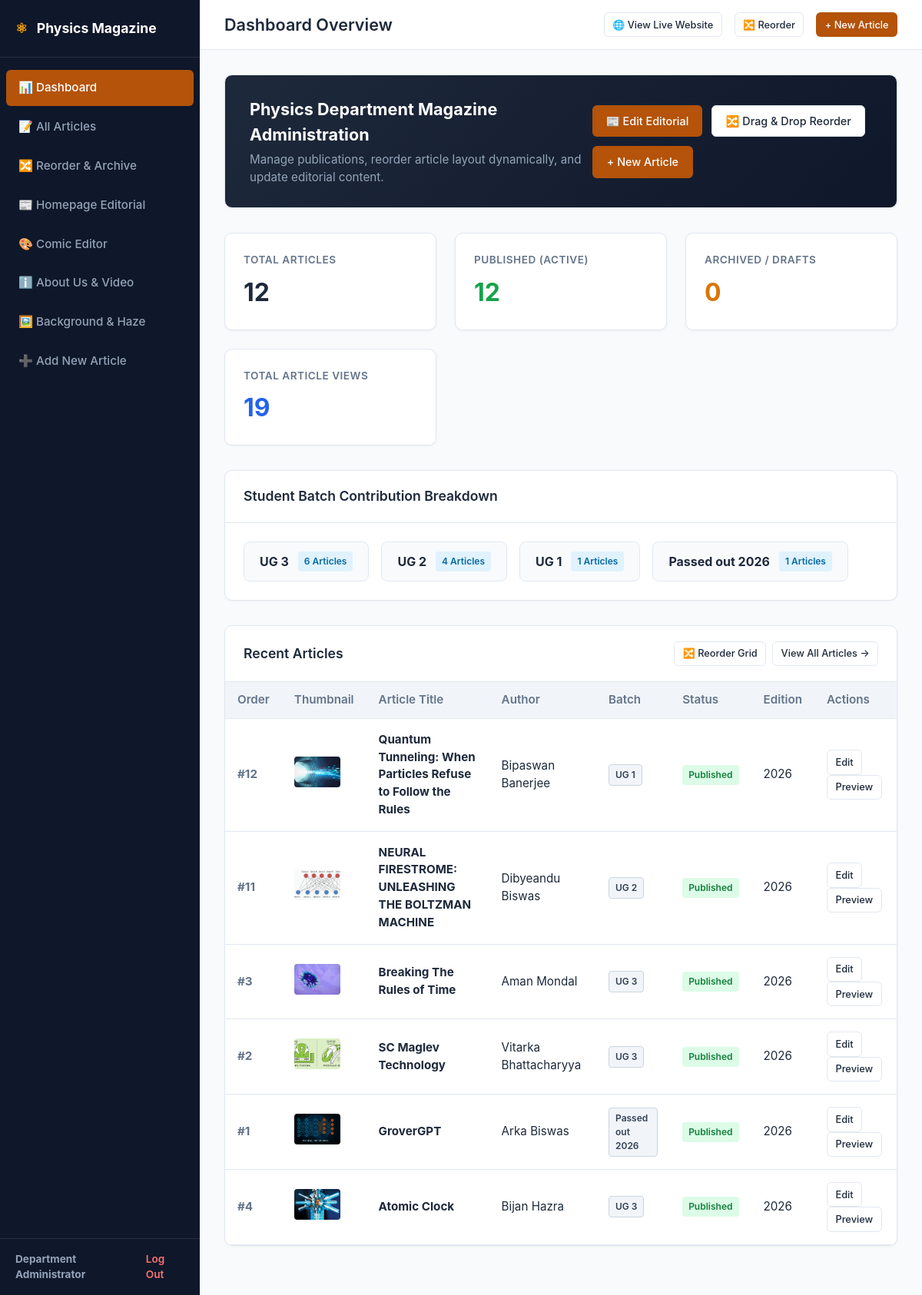
/admin/index.php (signed in), run on an earlier commit of the app's database.
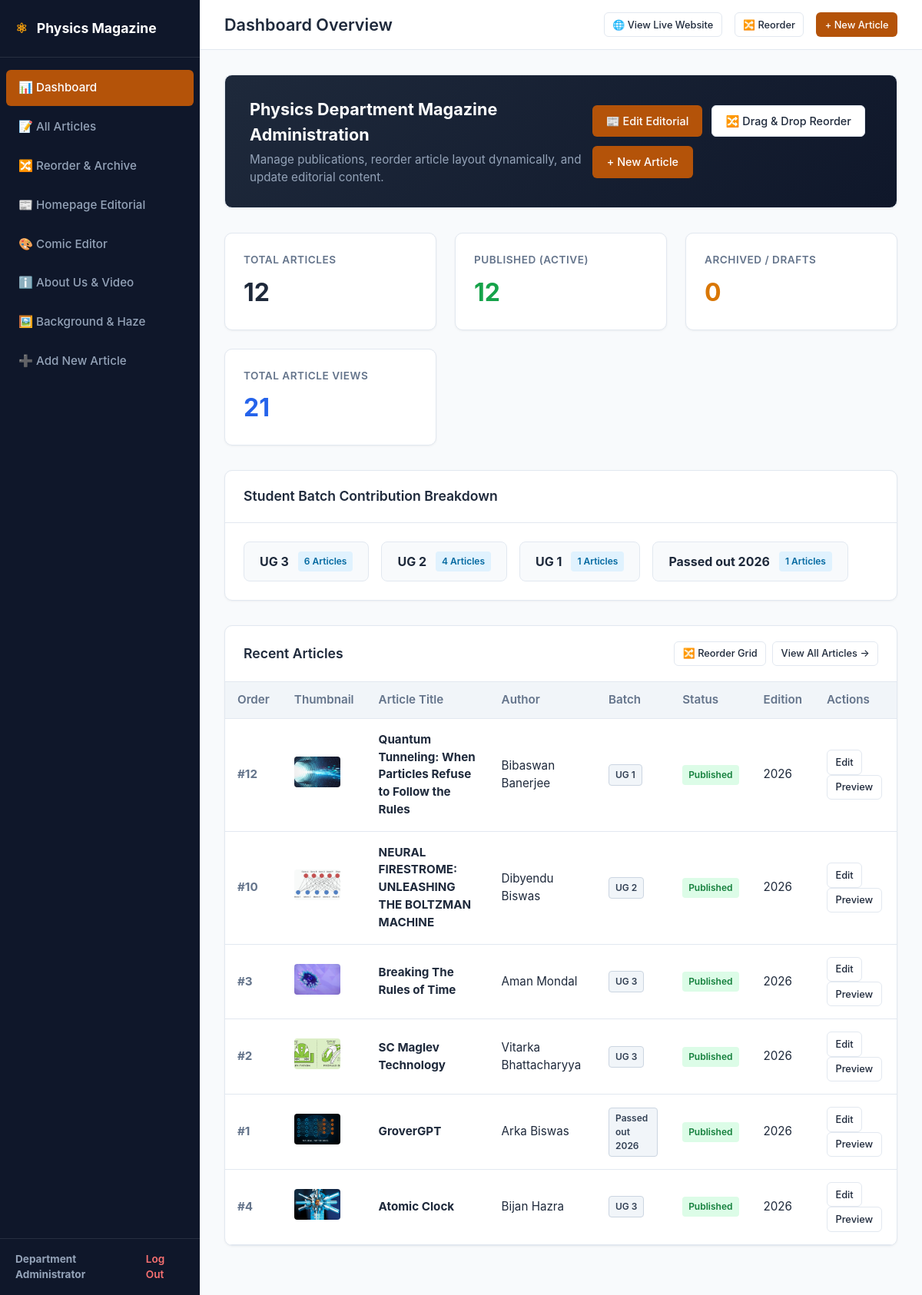
And on a later commit of the database.
### tables this page shows
CREATE TABLE `articles` (
  `id` int(11) NOT NULL,
  `slug` varchar(255) NOT NULL,
  `title` varchar(255) NOT NULL,
  `summary` varchar(500) NOT NULL,
  `author_name` varchar(150) NOT NULL,
  `author_batch` varchar(50) NOT NULL,
  `image_path` varchar(255) NOT NULL,
  `content` mediumtext NOT NULL,
  `edition_year` int(11) NOT NULL DEFAULT 2025,
  `published_date` date NOT NULL,
  `status` enum('published','draft') NOT NULL DEFAULT 'published',
  `sort_order` int(11) NOT NULL DEFAULT 0,
  `views_count` int(11) NOT NULL DEFAULT 0,
  `created_at` datetime DEFAULT current_timestamp(),
  `updated_at` datetime DEFAULT current_timestamp() ON UPDATE current_timestamp()
);

### includes/functions.php (called while the page is built, shortened)
<?php
function e($string)
{
    return htmlspecialchars($string ?? '', ENT_QUOTES, 'UTF-8');
}

### admin/index.php (the view, shortened to what the changed rows need)
<?php
require_once __DIR__ . '/includes/admin_header.php';
$pdo = get_db_connection();
$totalViews = $pdo->query("SELECT SUM(views_count) FROM articles")->fetchColumn() ?: 0;
$recentStmt = $pdo->query("SELECT * FROM articles ORDER BY created_at DESC LIMIT 6");
$recentArticles = $recentStmt->fetchAll();
?>
<div class="card" style="background: linear-gradient(135deg, #1e293b 0%, #0f172a 100%); color: white; margin-bottom: 2rem;">
  <div class="card-body" style="padding: 1.75rem 2rem; display: flex; justify-content: space-between; align-items: center; flex-wrap: gap: 1.5rem;">
    <div>
      <h2 style="color: white; font-size: 1.35rem; margin-bottom: 0.35rem;">Physics Department Magazine Administration</h2>
    </div>
  </div>
</div>
<div class="stats-grid">
  <div class="stat-card">
    <div class="stat-title">Total Article Views</div>
    <div class="stat-value" style="color: #2563eb;"><?= (int)$totalViews ?></div>
  </div>
</div>
<div class="card">
  <div class="card-header">
    <h2>Student Batch Contribution Breakdown</h2>
  </div>
</div>
<div class="card">
  <div class="card-header">
    <h2>Recent Articles</h2>
  </div>
  <div class="table-responsive">
    <table class="admin-table">
      <thead>
        <tr>
          <th>Order</th>
          <th>Thumbnail</th>
          <th>Article Title</th>
          <th>Author</th>
          <th>Batch</th>
          <th>Status</th>
          <th>Edition</th>
          <th>Actions</th>
        </tr>
      </thead>
      <tbody>
        <?php if (!empty($recentArticles)): ?>
          <?php foreach ($recentArticles as $art): ?>
            <tr>
              <td style="font-weight: bold; color: #64748b;">#<?= (int)$art['sort_order'] ?></td>
              <td style="width: 70px;">
                <img src="../<?= e($art['image_path']) ?>" alt="" style="width: 60px; height: 40px; object-fit: cover; border-radius: 4px;">
              </td>
              <td>
                <strong><?= e($art['title']) ?></strong>
              </td>
              <td><?= e($art['author_name']) ?></td>
              <td><span class="badge badge-batch"><?= e($art['author_batch']) ?></span></td>
              <td>
                <span class="badge <?= $art['status'] === 'published' ? 'badge-success' : 'badge-warning' ?>">
                  <?= ($art['status'] === 'published') ? 'Published' : 'Archived' ?>
                </span>
              </td>
              <td><?= e($art['edition_year']) ?></td>
              <td>
                <a href="article-edit.php?id=<?= $art['id'] ?>" class="btn btn-secondary btn-sm">Edit</a>
                <a href="../article.php?slug=<?= urlencode($art['slug']) ?>" target="_blank" class="btn btn-secondary btn-sm">Preview</a>
              </td>
            </tr>
          <?php endforeach; ?>
        <?php else: ?>
          <tr>
            <td colspan="8" style="text-align: center; color: #64748b; padding: 2rem;">No articles found.</td>
          </tr>
        <?php endif; ?>
      </tbody>
    </table>
  </div>
</div>
<?php require_once __DIR__ . '/includes/admin_footer.php'; ?>

What changed in the data, as far as the page shows it:
changed articles "Quantum Tunneling: When Particles Refuse to Follow the Rules": author_name "Bipaswan Banerjee" → "Bibaswan Banerjee"
changed articles "NEURAL FIRESTROME: UNLEASHING THE BOLTZMAN MACHINE": sort_order "11" → "10"; author_name "Dibyeandu Biswas" → "Dibyendu Biswas"
Also different on the page:
$totalViews: "19" → "21"
